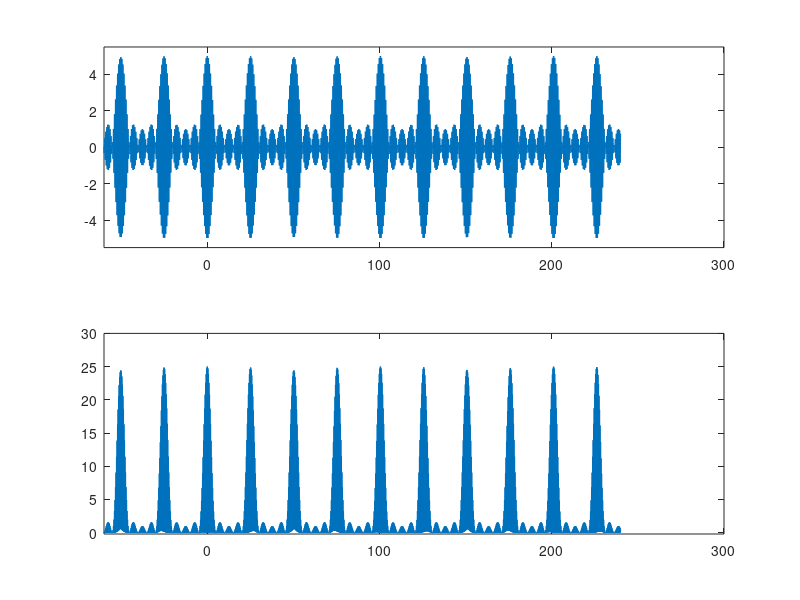

MATLAB code to generate this figure:
clear
clf
delta_t=300;
enne=5
n=10000;
om(1)=10.0;
delta_om=1.;
dom=delta_om/(enne-1);
for i=2:enne
om(i)=om(i-1)+dom;
end 
dt=delta_t/n;
for i=1:n
    t(i)=dt*(i-1)-delta_t/5;
    x(i)=0.;
    for j=1:enne
    x(i)=x(i)+cos(om(j)*t(i));
    end
end 
subplot(2,1,1)
plot (t,x,'linewidth',1)
axis([-delta_t/5 delta_t+dt -enne*(1+0.1) enne*(1+0.1)])
%pause
%clf
for i=1:n
    x2(i)=x(i)*x(i);
end
subplot(2,1,2)
plot (t,x2,'linewidth',1)
axis([-delta_t/5 delta_t+dt -0.2 enne^2+enne])